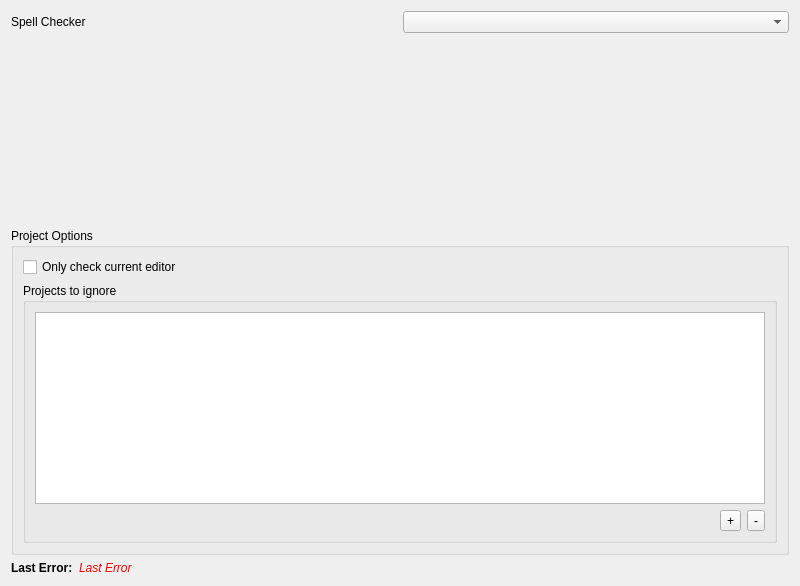
<?xml version="1.0" encoding="UTF-8"?>
<ui version="4.0">
 <class>SpellChecker::Internal::SpellCheckerCoreOptionsWidget</class>
 <widget class="QWidget" name="SpellChecker::Internal::SpellCheckerCoreOptionsWidget">
  <property name="geometry">
   <rect>
    <x>0</x>
    <y>0</y>
    <width>800</width>
    <height>586</height>
   </rect>
  </property>
  <property name="windowTitle">
   <string>Form</string>
  </property>
  <layout class="QGridLayout" name="gridLayout">
   <item row="0" column="0">
    <widget class="QLabel" name="label">
     <property name="text">
      <string>Spell Checker</string>
     </property>
    </widget>
   </item>
   <item row="0" column="1">
    <widget class="QComboBox" name="comboBoxSpellChecker"/>
   </item>
   <item row="2" column="0" colspan="2">
    <widget class="QGroupBox" name="groupBox">
     <property name="title">
      <string>Project Options</string>
     </property>
     <layout class="QGridLayout" name="gridLayout_2">
      <item row="1" column="0">
       <widget class="QGroupBox" name="groupBox_2">
        <property name="title">
         <string>Projects to ignore</string>
        </property>
        <layout class="QGridLayout" name="gridLayout_3">
         <item row="0" column="0">
          <widget class="QListWidget" name="listWidget"/>
         </item>
         <item row="1" column="0">
          <widget class="QWidget" name="widget" native="true">
           <layout class="QHBoxLayout" name="horizontalLayout_2">
            <property name="leftMargin">
             <number>0</number>
            </property>
            <property name="topMargin">
             <number>0</number>
            </property>
            <property name="rightMargin">
             <number>0</number>
            </property>
            <property name="bottomMargin">
             <number>0</number>
            </property>
            <item>
             <spacer name="horizontalSpacer">
              <property name="orientation">
               <enum>Qt::Horizontal</enum>
              </property>
              <property name="sizeHint" stdset="0">
               <size>
                <width>40</width>
                <height>20</height>
               </size>
              </property>
             </spacer>
            </item>
            <item>
             <widget class="QToolButton" name="toolButtonAddProject">
              <property name="text">
               <string>+</string>
              </property>
             </widget>
            </item>
            <item>
             <widget class="QToolButton" name="toolButtonRemoveProject">
              <property name="text">
               <string>-</string>
              </property>
             </widget>
            </item>
           </layout>
          </widget>
         </item>
        </layout>
       </widget>
      </item>
      <item row="0" column="0">
       <widget class="QCheckBox" name="checkBoxOnlyCheckCurrent">
        <property name="toolTip">
         <string>Parsing the whole project can sometimes take a lot of time, especially for large projects. This setting will restrict the number of files parsed to only the current editor when a project is opened or a setting is changed.</string>
        </property>
        <property name="text">
         <string>Only check current editor</string>
        </property>
       </widget>
      </item>
     </layout>
    </widget>
   </item>
   <item row="3" column="0" colspan="2">
    <widget class="QWidget" name="widgetErrorOutput" native="true">
     <property name="sizePolicy">
      <sizepolicy hsizetype="Preferred" vsizetype="Maximum">
       <horstretch>0</horstretch>
       <verstretch>0</verstretch>
      </sizepolicy>
     </property>
     <layout class="QHBoxLayout" name="horizontalLayout">
      <property name="leftMargin">
       <number>0</number>
      </property>
      <property name="topMargin">
       <number>0</number>
      </property>
      <property name="rightMargin">
       <number>0</number>
      </property>
      <property name="bottomMargin">
       <number>0</number>
      </property>
      <item>
       <widget class="QLabel" name="label_2">
        <property name="sizePolicy">
         <sizepolicy hsizetype="Maximum" vsizetype="Maximum">
          <horstretch>0</horstretch>
          <verstretch>0</verstretch>
         </sizepolicy>
        </property>
        <property name="font">
         <font>
          <weight>75</weight>
          <bold>true</bold>
         </font>
        </property>
        <property name="text">
         <string>Last Error:</string>
        </property>
       </widget>
      </item>
      <item>
       <widget class="QLabel" name="labelError">
        <property name="sizePolicy">
         <sizepolicy hsizetype="Expanding" vsizetype="Maximum">
          <horstretch>0</horstretch>
          <verstretch>0</verstretch>
         </sizepolicy>
        </property>
        <property name="font">
         <font>
          <italic>true</italic>
         </font>
        </property>
        <property name="styleSheet">
         <string notr="true">color: red</string>
        </property>
        <property name="text">
         <string>Last Error</string>
        </property>
       </widget>
      </item>
     </layout>
    </widget>
   </item>
   <item row="1" column="0" colspan="2">
    <widget class="QWidget" name="spellCheckerOptionsWidgetHolder" native="true">
     <property name="sizePolicy">
      <sizepolicy hsizetype="Preferred" vsizetype="Expanding">
       <horstretch>0</horstretch>
       <verstretch>0</verstretch>
      </sizepolicy>
     </property>
    </widget>
   </item>
  </layout>
 </widget>
 <resources/>
 <connections/>
</ui>
